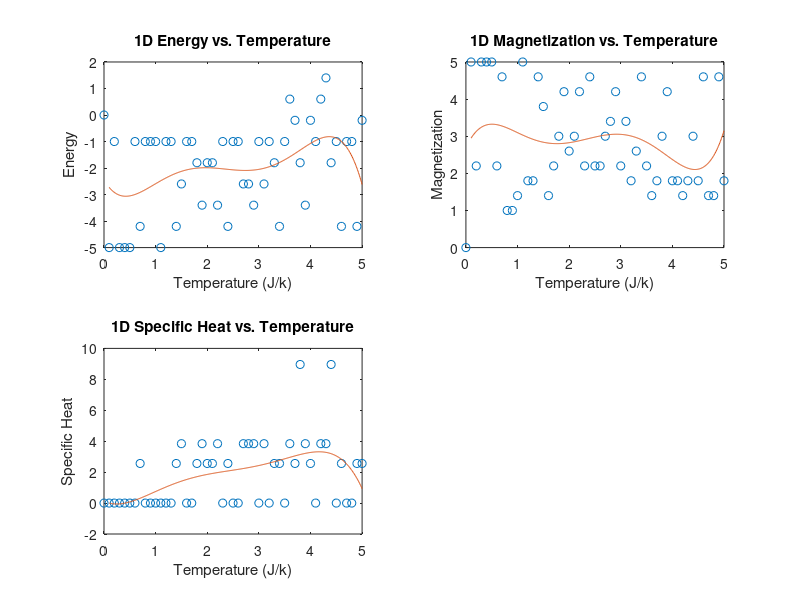

Reproduce this figure in MATLAB.
%{
This program implements the 1-D magnetization Ising model.The simulation uses the
metropolis algorithm. 
%}
%USER INTERACTION: The parameters that the User can enter to specify the
%system 
%{
This program implements the 2-D magnetization Ising model.The simulation uses the
metropolis algorithm. 
For our paper we had the following parameters to investigate the critical
temperature 
J=1 
Size of Lattice (nrows) = 25
tempf=5
runs=10000
trials=100
%}
nrows=input('Please enter lattice size (nrows) '); %Prompt the user to enter the number of rows
spinarr=randi(2,nrows)*2-3; %creates a lattice of just 1s and -1s
runs=input('Please enter the number of runs: '); %Prompt the user to enter the number of runs
trials=input('Please enter the number of trials: '); %Prompt the user to enter the number of trials 
tempf=input('Please enter the Final Temperature Range you wish to investigate: '); %Prompt the user to enter the final temperate 
%Assigned Values that are embeded in the code 
J=1; %The assigned interactino energy of spins 
Temp=zeros(1,tempf*10);
tempinv=zeros(1,tempf*10);
Magn=zeros(trials,tempf*10);
Energy=zeros(trials,tempf*10);
ExpEnergysq=zeros(trials,tempf*10); %Matrix of Zeros for expectation of Energy^2
Magnsq=zeros(trials,tempf*10); %Matrix of zeros for expetation of Magnetization^2

%{
Chooses the initial micro state and carries out a flip trial.
It also chooses a random spin inside the lattice and locates the top,
bottom, right and left neighbors
%}
for T=0.1:0.1:tempf
    spinarr = randi(2,1,nrows)*2 - 3;
    for i=1:trials+runs
        randcol=randi(nrows,1);
        randrow=randi(1,1);
        r=rand;
        if (randcol==1)
            coll=nrows;
        else
            coll=randcol-1;
        end
        if (randcol==nrows)
            colr=1;
        else
            colr=randcol+1;
        end
        
        %total change in energy, E if a spin occurred
        deltaE=2*J*spinarr(randrow,randcol)*(spinarr(randrow,coll)+spinarr(randrow,colr));
        
        %If total energy change is less than zero, accept the flips
        if (deltaE<=0)
            spinarr(randrow,randcol)=-spinarr(randrow,randcol);
         %otherwise,if the energy increases then flip the probability of p = e-(beta delta E).
        else
            p=exp(-deltaE/T); %the probabilty of the energy change, E
            if (p>=r) %accept the flips
                spinarr(randrow,randcol)=-spinarr(randrow,randcol);
            else % reject the flips
                spinarr(randrow,randcol)=spinarr(randrow,randcol);
            end
        end
        %Try more trials (both waiting for equilibrium and taking the data)
        if (i>runs)
            mag=sum(spinarr);%Sum of all the first column spins and the resulting row matrix
            absmag=abs(mag);%the abolute value of the magnetization 
            indexm = round(10*T+1); 
            indexn = round(i-runs);
            Magn(indexn,indexm) = absmag;
            Arl=spinarr.*circshift(spinarr,[0,-1]);%Calculates the interacton in the right-left direction --changed x, y stays constant 
            Etot=-J*(sum(sum(Arl)));
            Energy(indexn,indexm)=Etot;
            Etotsq=Etot^2;
            ExpEnergysq(indexn,indexm)=Etotsq;
        end
    end
    index=round(10*T+1);
    Temp(index) = T;
end
energy=(1/trials)*sum(Energy);
expenergysq=(1/trials)*sum(ExpEnergysq); %row matrix of <E^2>
energysq=energy.*energy; %row matrix of <E>^2
magn=(1/trials)*sum(Magn);
specificheat=(expenergysq-energysq); %specific heat but need to multiply by 1/T^2
figure; %plots the energy, magnetization, and specific heat as functions of temperature

S(1) = subplot(2,2,1);
S(2) = subplot(2,2,2);
S(3) = subplot(2,2,3);

x=0.1:0.01:tempf;
pEnergy=polyfit(Temp,energy,tempf); %also calculates and plots a best fitting curve for each figure
pMag=polyfit(Temp,magn,tempf);
pHeat=polyfit(Temp,specificheat,tempf);
yEnergy=polyval(pEnergy,x);
yMag=polyval(pMag,x);
yHeat=polyval(pHeat,x);
plot(S(1),Temp,energy,'o',x,yEnergy)
title(S(1),'1D Energy vs. Temperature') %properly labels and titles each figure
xlabel(S(1),'Temperature (J/k)')
ylabel(S(1),'Energy')
plot(S(2),Temp,magn,'o',x,yMag)
title(S(2),'1D Magnetization vs. Temperature')
xlabel(S(2),'Temperature (J/k)')
ylabel(S(2),'Magnetization')
plot(S(3),Temp,specificheat,'o',x,yHeat)
title(S(3),'1D Specific Heat vs. Temperature')
xlabel(S(3),'Temperature (J/k)')
ylabel(S(3),'Specific Heat')